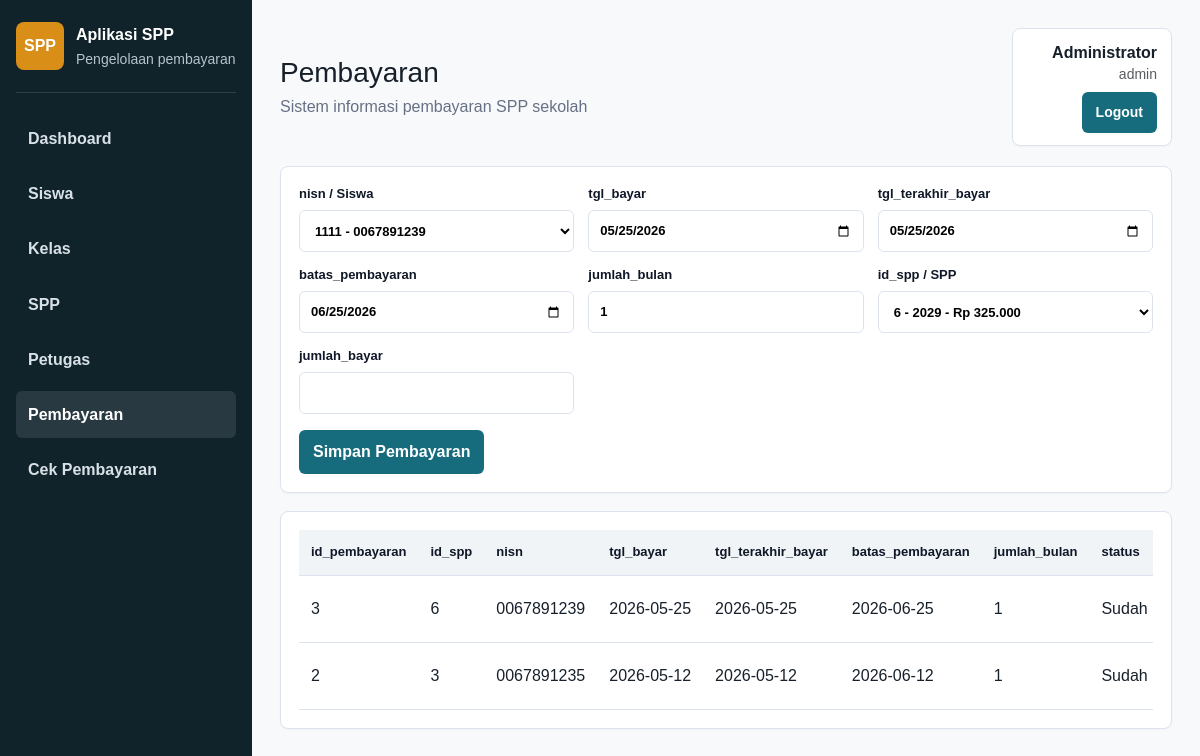
Screenshot of /index.php?page=pembayaran (signed in) with the database file from the repository.
### tables this page shows
CREATE TABLE `tb_pembayaran` (
  `id_pembayaran` varchar(11) NOT NULL,
  `id_spp` varchar(11) NOT NULL,
  `nisn` varchar(10) NOT NULL,
  `tgl_bayar` date DEFAULT NULL,
  `tgl_terakhir_bayar` date DEFAULT NULL,
  `batas_pembayaran` date DEFAULT NULL,
  `jumlah_bulan` varchar(10) DEFAULT NULL,
  `status` enum('Belum lunas','Sudah lunas','','') DEFAULT NULL,
  `nominal_bayar` varchar(100) DEFAULT NULL,
  `jumlah_bayar` varchar(40) DEFAULT NULL,
  `kembalian` varchar(100) DEFAULT NULL
);

### index.php (called while the page is built, shortened)
<?php
require_once __DIR__ . '/config/koneksi.php';
require_once __DIR__ . '/includes/functions.php';
$page = $_GET['page'] ?? 'dashboard';
require __DIR__ . '/includes/header.php';
require __DIR__ . '/modul/' . $page . '.php';
require __DIR__ . '/includes/footer.php';

### includes/functions.php (called while the page is built, shortened)
<?php
function e($value)
{
    return htmlspecialchars((string) $value, ENT_QUOTES, 'UTF-8');
}
function query_all($koneksi, $sql)
{
    $result = mysqli_query($koneksi, $sql);
    $rows = [];
    while ($row = mysqli_fetch_assoc($result)) {
        $rows[] = $row;
    }
    return $rows;
}

### includes/classes/Pembayaran.php (called while the page is built, shortened)
<?php
class Pembayaran
{
    private mysqli $koneksi;
    public function __construct(mysqli $koneksi)
    {
        $this->koneksi = $koneksi;
    }
    public function semua()
    {
        return query_all($this->koneksi, "
            SELECT p.*, s.nama, sp.nominal
            FROM tb_pembayaran p
            JOIN tb_siswa s ON s.nisn = p.nisn
            JOIN tb_spp sp ON sp.id_spp = p.id_spp
            ORDER BY p.id_pembayaran DESC
        ");
    }
}

### modul/pembayaran.php (the view, shortened to what this page needs)
<?php
require_once __DIR__ . '/../includes/classes/Pembayaran.php';
$pembayaranService = new Pembayaran($koneksi);
$edit = null;
$siswa = query_all($koneksi, "SELECT * FROM tb_siswa ORDER BY nama");
$spp = query_all($koneksi, "SELECT * FROM tb_spp ORDER BY tahun DESC");
$pembayaran = $pembayaranService->semua();
?>
<section class="panel">
    <form method="post">
        <div class="form-grid">
            <label>nisn / Siswa
                <select name="nisn" required>
                    <?php foreach ($siswa as $row): ?>
                        <option value="<?= e($row['nisn']) ?>" <?= ($edit['nisn'] ?? '') === $row['nisn'] ? 'selected' : '' ?>><?= e($row['nama']) ?> - <?= e($row['nisn']) ?></option>
                    <?php endforeach; ?>
                </select>
            </label>
            <label>tgl_bayar
                <input type="date" name="tgl_bayar" value="<?= e($edit['tgl_bayar'] ?? date('Y-m-d')) ?>" required>
            </label>
            <label>tgl_terakhir_bayar
                <input type="date" name="tgl_terakhir_bayar" value="<?= e($edit['tgl_terakhir_bayar'] ?? date('Y-m-d')) ?>" required>
            </label>
            <label>batas_pembayaran
                <input type="date" name="batas_pembayaran" value="<?= e($edit['batas_pembayaran'] ?? date('Y-m-d', strtotime('+1 month'))) ?>" required>
            </label>
            <label>jumlah_bulan
                <input type="number" name="jumlah_bulan" min="1" value="<?= e($edit['jumlah_bulan'] ?? '1') ?>" required>
            </label>
            <label>id_spp / SPP
                <select name="id_spp" required>
                    <?php foreach ($spp as $row): ?>
                        <option value="<?= e($row['id_spp']) ?>" <?= ($edit['id_spp'] ?? '') === $row['id_spp'] ? 'selected' : '' ?>><?= e($row['id_spp']) ?> - <?= e($row['tahun']) ?> - <?= e(rupiah($row['nominal'])) ?></option>
                    <?php endforeach; ?>
                </select>
            </label>
            <label>jumlah_bayar
                <input type="number" name="jumlah_bayar" min="0" value="<?= e($edit['jumlah_bayar'] ?? '') ?>" required>
            </label>
        </div>
        <button class="btn" type="submit"><?= $edit ? 'Update Pembayaran' : 'Simpan Pembayaran' ?></button>
    </form>
</section>
<section class="panel" style="margin-top: 18px;">
    <div class="table-wrap">
        <table>
            <thead>
                <tr>
                    <th>id_pembayaran</th>
                    <th>id_spp</th>
                    <th>nisn</th>
                    <th>tgl_bayar</th>
                    <th>tgl_terakhir_bayar</th>
                    <th>batas_pembayaran</th>
                    <th>jumlah_bulan</th>
                    <th>status</th>
                </tr>
            </thead>
            <tbody>
                <?php foreach ($pembayaran as $row): ?>
                    <tr>
                        <td><?= e($row['id_pembayaran']) ?></td>
                        <td><?= e($row['id_spp']) ?></td>
                        <td><?= e($row['nisn']) ?></td>
                        <td><?= e($row['tgl_bayar']) ?></td>
                        <td><?= e($row['tgl_terakhir_bayar']) ?></td>
                        <td><?= e($row['batas_pembayaran']) ?></td>
                        <td><?= e($row['jumlah_bulan']) ?></td>
                        <td><?= e($row['status']) ?></td>
                    </tr>
                <?php endforeach; ?>
            </tbody>
        </table>
    </div>
</section>

### assets/css/style.css (style rules this page uses)
:root { --bg: #f6f7fb; --panel: #ffffff; --text: #17202a; --muted: #667085; --line: #dde3ee; --primary: #166c7d; --primary-dark: #0f5060; --accent: #d98e18; --danger: #c0392b; --success: #247a48; }
* { box-sizing: border-box; }
body { margin: 0; min-height: 100vh; background: var(--bg); color: var(--text); font-family: Arial, Helvetica, sans-serif; display: flex; line-height: 1.45; }
.card, .panel { background: var(--panel); border: 1px solid var(--line); border-radius: 8px; padding: 18px 18px; box-shadow: 0 1px 2px rgba(16, 35, 43, 0.03); }
.panel + .panel { margin-top: 18px; }
.form-grid { display: grid; grid-template-columns: repeat(auto-fit, minmax(260px, 1fr)); gap: 14px; margin-bottom: 16px; }
label { display: grid; gap: 6px; font-weight: 700; font-size: 13px; color: #101828; }
input, select, textarea { width: 100%; border: 1px solid var(--line); border-radius: 6px; padding: 10px 11px; font: inherit; background: #fff; min-height: 42px; }
.btn { border: 0; border-radius: 6px; background: var(--primary); color: #fff; padding: 10px 14px; font-weight: 700; cursor: pointer; display: inline-flex; align-items: center; justify-content: center; min-height: 38px; gap: 6px; }
.table-wrap { overflow-x: auto; }
table { width: 100%; border-collapse: collapse; background: #fff; table-layout: auto; }
th, td { border-bottom: 1px solid var(--line); padding: 13px 12px; text-align: left; vertical-align: middle; white-space: nowrap; }
th { background: #f0f4f7; font-size: 13px; font-weight: 700; color: #101828; }

### rows the page displays
tb_pembayaran: id_pembayaran "3", id_spp "6", nisn "0067891239", tgl_bayar "2026-05-25", tgl_terakhir_bayar "2026-05-25", batas_pembayaran "2026-06-25", jumlah_bulan "1", status "Sudah…"
tb_pembayaran: id_pembayaran "2", id_spp "3", nisn "0067891235", tgl_bayar "2026-05-12", tgl_terakhir_bayar "2026-05-12", batas_pembayaran "2026-06-12", jumlah_bulan "1", status "Sudah…"

### other values shown
$menuLabel "Dashboard"
$menuLabel "Siswa"
$menuLabel "Kelas"
$menuLabel "SPP"
$menuLabel "Petugas"
$menuLabel "Pembayaran"
$menuLabel "Cek Pembayaran"
$pageTitle "Pembayaran"
current_user()['nama_user'] "Administrator"
current_level() "admin"
form field nisn "1111 - 0067891239"
form field id_spp "6 - 2029 - Rp 325.000"
